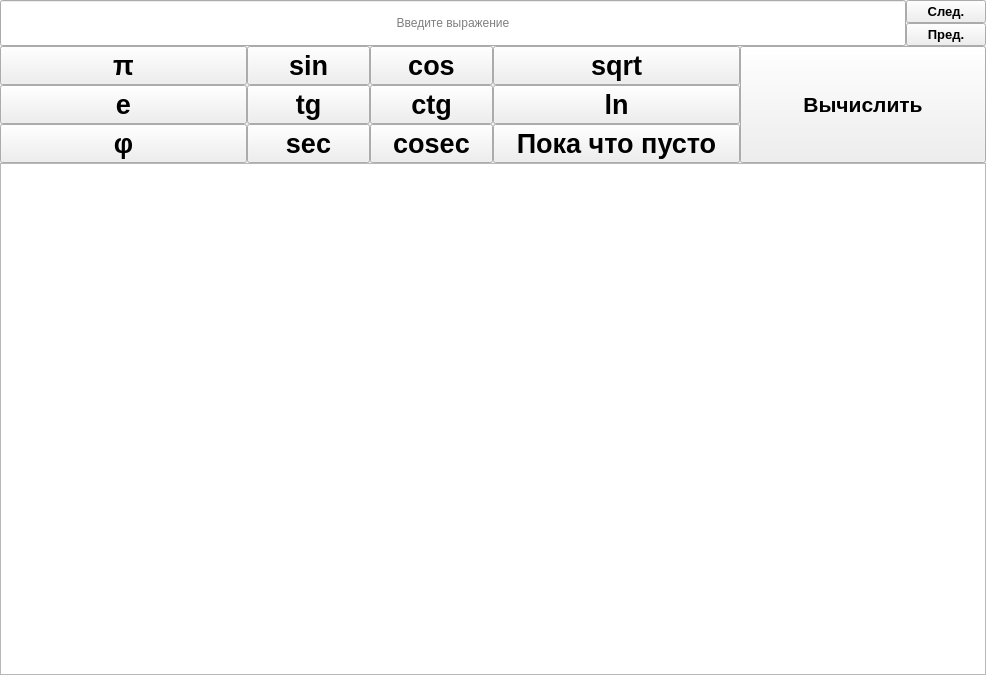
<?xml version="1.0" encoding="UTF-8"?>
<ui version="4.0">
 <class>MainWindow</class>
 <widget class="QMainWindow" name="MainWindow">
  <property name="enabled">
   <bool>true</bool>
  </property>
  <property name="geometry">
   <rect>
    <x>0</x>
    <y>0</y>
    <width>986</width>
    <height>675</height>
   </rect>
  </property>
  <property name="sizePolicy">
   <sizepolicy hsizetype="Expanding" vsizetype="Expanding">
    <horstretch>0</horstretch>
    <verstretch>0</verstretch>
   </sizepolicy>
  </property>
  <property name="minimumSize">
   <size>
    <width>0</width>
    <height>0</height>
   </size>
  </property>
  <property name="maximumSize">
   <size>
    <width>16777215</width>
    <height>16777215</height>
   </size>
  </property>
  <property name="windowTitle">
   <string>Решатель квадратных уравнений</string>
  </property>
  <property name="windowIcon">
   <iconset>
    <normaloff>icon.png</normaloff>icon.png</iconset>
  </property>
  <property name="tabShape">
   <enum>QTabWidget::Rounded</enum>
  </property>
  <widget class="QWidget" name="centralwidget">
   <property name="sizePolicy">
    <sizepolicy hsizetype="Expanding" vsizetype="Expanding">
     <horstretch>0</horstretch>
     <verstretch>0</verstretch>
    </sizepolicy>
   </property>
   <layout class="QGridLayout" name="gridLayout">
    <property name="leftMargin">
     <number>0</number>
    </property>
    <property name="topMargin">
     <number>0</number>
    </property>
    <property name="rightMargin">
     <number>0</number>
    </property>
    <property name="bottomMargin">
     <number>0</number>
    </property>
    <property name="spacing">
     <number>0</number>
    </property>
    <item row="0" column="0">
     <layout class="QVBoxLayout" name="verticalLayout_7">
      <property name="spacing">
       <number>0</number>
      </property>
      <item>
       <layout class="QVBoxLayout" name="verticalLayout_6">
        <property name="spacing">
         <number>0</number>
        </property>
        <item>
         <layout class="QHBoxLayout" name="horizontalLayout_3">
          <property name="spacing">
           <number>0</number>
          </property>
          <item>
           <widget class="QLineEdit" name="inputField">
            <property name="sizePolicy">
             <sizepolicy hsizetype="Expanding" vsizetype="Minimum">
              <horstretch>0</horstretch>
              <verstretch>0</verstretch>
             </sizepolicy>
            </property>
            <property name="alignment">
             <set>Qt::AlignCenter</set>
            </property>
            <property name="placeholderText">
             <string>Введите выражение</string>
            </property>
           </widget>
          </item>
          <item>
           <layout class="QVBoxLayout" name="verticalLayout_9">
            <property name="spacing">
             <number>0</number>
            </property>
            <item>
             <widget class="QPushButton" name="nextButton">
              <property name="sizePolicy">
               <sizepolicy hsizetype="Minimum" vsizetype="Minimum">
                <horstretch>0</horstretch>
                <verstretch>0</verstretch>
               </sizepolicy>
              </property>
              <property name="font">
               <font>
                <pointsize>10</pointsize>
                <weight>75</weight>
                <bold>true</bold>
               </font>
              </property>
              <property name="text">
               <string>След.</string>
              </property>
             </widget>
            </item>
            <item>
             <widget class="QPushButton" name="previousButton">
              <property name="sizePolicy">
               <sizepolicy hsizetype="Minimum" vsizetype="Minimum">
                <horstretch>0</horstretch>
                <verstretch>0</verstretch>
               </sizepolicy>
              </property>
              <property name="font">
               <font>
                <pointsize>10</pointsize>
                <weight>75</weight>
                <bold>true</bold>
               </font>
              </property>
              <property name="text">
               <string>Пред.</string>
              </property>
             </widget>
            </item>
           </layout>
          </item>
         </layout>
        </item>
        <item>
         <layout class="QHBoxLayout" name="horizontalLayout_4">
          <property name="spacing">
           <number>0</number>
          </property>
          <item>
           <layout class="QHBoxLayout" name="horizontalLayout">
            <property name="spacing">
             <number>0</number>
            </property>
            <item>
             <layout class="QVBoxLayout" name="verticalLayout_2">
              <property name="spacing">
               <number>0</number>
              </property>
              <item>
               <widget class="QPushButton" name="piButton">
                <property name="sizePolicy">
                 <sizepolicy hsizetype="Expanding" vsizetype="Minimum">
                  <horstretch>0</horstretch>
                  <verstretch>0</verstretch>
                 </sizepolicy>
                </property>
                <property name="font">
                 <font>
                  <pointsize>20</pointsize>
                  <weight>75</weight>
                  <bold>true</bold>
                 </font>
                </property>
                <property name="text">
                 <string>π</string>
                </property>
               </widget>
              </item>
              <item>
               <widget class="QPushButton" name="eButton">
                <property name="sizePolicy">
                 <sizepolicy hsizetype="Expanding" vsizetype="Minimum">
                  <horstretch>0</horstretch>
                  <verstretch>0</verstretch>
                 </sizepolicy>
                </property>
                <property name="font">
                 <font>
                  <pointsize>20</pointsize>
                  <weight>75</weight>
                  <bold>true</bold>
                 </font>
                </property>
                <property name="text">
                 <string>e</string>
                </property>
               </widget>
              </item>
              <item>
               <widget class="QPushButton" name="phiButton">
                <property name="sizePolicy">
                 <sizepolicy hsizetype="Expanding" vsizetype="Minimum">
                  <horstretch>0</horstretch>
                  <verstretch>0</verstretch>
                 </sizepolicy>
                </property>
                <property name="font">
                 <font>
                  <pointsize>20</pointsize>
                  <weight>75</weight>
                  <bold>true</bold>
                 </font>
                </property>
                <property name="text">
                 <string>φ</string>
                </property>
               </widget>
              </item>
             </layout>
            </item>
            <item>
             <layout class="QVBoxLayout" name="verticalLayout">
              <property name="spacing">
               <number>0</number>
              </property>
              <item>
               <layout class="QHBoxLayout" name="horizontalLayout_2">
                <property name="spacing">
                 <number>0</number>
                </property>
                <item>
                 <layout class="QVBoxLayout" name="verticalLayout_4">
                  <property name="spacing">
                   <number>0</number>
                  </property>
                  <item>
                   <widget class="QPushButton" name="sinButton">
                    <property name="sizePolicy">
                     <sizepolicy hsizetype="Expanding" vsizetype="Minimum">
                      <horstretch>0</horstretch>
                      <verstretch>0</verstretch>
                     </sizepolicy>
                    </property>
                    <property name="font">
                     <font>
                      <pointsize>20</pointsize>
                      <weight>75</weight>
                      <bold>true</bold>
                     </font>
                    </property>
                    <property name="text">
                     <string>sin</string>
                    </property>
                   </widget>
                  </item>
                  <item>
                   <widget class="QPushButton" name="tgButton">
                    <property name="sizePolicy">
                     <sizepolicy hsizetype="Expanding" vsizetype="Minimum">
                      <horstretch>0</horstretch>
                      <verstretch>0</verstretch>
                     </sizepolicy>
                    </property>
                    <property name="font">
                     <font>
                      <pointsize>20</pointsize>
                      <weight>75</weight>
                      <bold>true</bold>
                     </font>
                    </property>
                    <property name="text">
                     <string>tg</string>
                    </property>
                   </widget>
                  </item>
                  <item>
                   <widget class="QPushButton" name="secButton">
                    <property name="sizePolicy">
                     <sizepolicy hsizetype="Expanding" vsizetype="Minimum">
                      <horstretch>0</horstretch>
                      <verstretch>0</verstretch>
                     </sizepolicy>
                    </property>
                    <property name="font">
                     <font>
                      <pointsize>20</pointsize>
                      <weight>75</weight>
                      <bold>true</bold>
                     </font>
                    </property>
                    <property name="text">
                     <string>sec</string>
                    </property>
                   </widget>
                  </item>
                 </layout>
                </item>
                <item>
                 <layout class="QVBoxLayout" name="verticalLayout_5">
                  <property name="spacing">
                   <number>0</number>
                  </property>
                  <item>
                   <widget class="QPushButton" name="cosButton">
                    <property name="sizePolicy">
                     <sizepolicy hsizetype="Expanding" vsizetype="Minimum">
                      <horstretch>0</horstretch>
                      <verstretch>0</verstretch>
                     </sizepolicy>
                    </property>
                    <property name="font">
                     <font>
                      <pointsize>20</pointsize>
                      <weight>75</weight>
                      <bold>true</bold>
                     </font>
                    </property>
                    <property name="text">
                     <string>cos</string>
                    </property>
                   </widget>
                  </item>
                  <item>
                   <widget class="QPushButton" name="ctgButton">
                    <property name="sizePolicy">
                     <sizepolicy hsizetype="Expanding" vsizetype="Minimum">
                      <horstretch>0</horstretch>
                      <verstretch>0</verstretch>
                     </sizepolicy>
                    </property>
                    <property name="font">
                     <font>
                      <pointsize>20</pointsize>
                      <weight>75</weight>
                      <bold>true</bold>
                     </font>
                    </property>
                    <property name="text">
                     <string>ctg</string>
                    </property>
                   </widget>
                  </item>
                  <item>
                   <widget class="QPushButton" name="cosecButton">
                    <property name="sizePolicy">
                     <sizepolicy hsizetype="Expanding" vsizetype="Minimum">
                      <horstretch>0</horstretch>
                      <verstretch>0</verstretch>
                     </sizepolicy>
                    </property>
                    <property name="font">
                     <font>
                      <pointsize>20</pointsize>
                      <weight>75</weight>
                      <bold>true</bold>
                     </font>
                    </property>
                    <property name="text">
                     <string>cosec</string>
                    </property>
                   </widget>
                  </item>
                 </layout>
                </item>
               </layout>
              </item>
             </layout>
            </item>
            <item>
             <layout class="QVBoxLayout" name="verticalLayout_3">
              <property name="spacing">
               <number>0</number>
              </property>
              <item>
               <widget class="QPushButton" name="sqrtButton">
                <property name="sizePolicy">
                 <sizepolicy hsizetype="Expanding" vsizetype="Minimum">
                  <horstretch>0</horstretch>
                  <verstretch>0</verstretch>
                 </sizepolicy>
                </property>
                <property name="font">
                 <font>
                  <pointsize>20</pointsize>
                  <weight>75</weight>
                  <bold>true</bold>
                 </font>
                </property>
                <property name="text">
                 <string>sqrt</string>
                </property>
               </widget>
              </item>
              <item>
               <widget class="QPushButton" name="lnButton">
                <property name="sizePolicy">
                 <sizepolicy hsizetype="Expanding" vsizetype="Minimum">
                  <horstretch>0</horstretch>
                  <verstretch>0</verstretch>
                 </sizepolicy>
                </property>
                <property name="font">
                 <font>
                  <pointsize>20</pointsize>
                  <weight>75</weight>
                  <bold>true</bold>
                 </font>
                </property>
                <property name="text">
                 <string>ln</string>
                </property>
               </widget>
              </item>
              <item>
               <widget class="QPushButton" name="emptyButton">
                <property name="sizePolicy">
                 <sizepolicy hsizetype="Expanding" vsizetype="Minimum">
                  <horstretch>0</horstretch>
                  <verstretch>0</verstretch>
                 </sizepolicy>
                </property>
                <property name="font">
                 <font>
                  <pointsize>20</pointsize>
                  <weight>75</weight>
                  <bold>true</bold>
                 </font>
                </property>
                <property name="text">
                 <string>Пока что пусто</string>
                </property>
               </widget>
              </item>
             </layout>
            </item>
            <item>
             <widget class="QPushButton" name="calculateButton">
              <property name="enabled">
               <bool>true</bool>
              </property>
              <property name="sizePolicy">
               <sizepolicy hsizetype="Expanding" vsizetype="Minimum">
                <horstretch>0</horstretch>
                <verstretch>0</verstretch>
               </sizepolicy>
              </property>
              <property name="font">
               <font>
                <pointsize>16</pointsize>
                <weight>75</weight>
                <italic>false</italic>
                <bold>true</bold>
                <underline>false</underline>
                <strikeout>false</strikeout>
                <kerning>true</kerning>
               </font>
              </property>
              <property name="acceptDrops">
               <bool>false</bool>
              </property>
              <property name="layoutDirection">
               <enum>Qt::LeftToRight</enum>
              </property>
              <property name="autoFillBackground">
               <bool>false</bool>
              </property>
              <property name="text">
               <string>Вычислить</string>
              </property>
              <property name="autoDefault">
               <bool>false</bool>
              </property>
              <property name="default">
               <bool>false</bool>
              </property>
              <property name="flat">
               <bool>false</bool>
              </property>
             </widget>
            </item>
           </layout>
          </item>
         </layout>
        </item>
        <item>
         <widget class="QTextBrowser" name="outputField">
          <property name="enabled">
           <bool>true</bool>
          </property>
         </widget>
        </item>
       </layout>
      </item>
     </layout>
    </item>
   </layout>
  </widget>
 </widget>
 <resources/>
 <connections/>
</ui>
